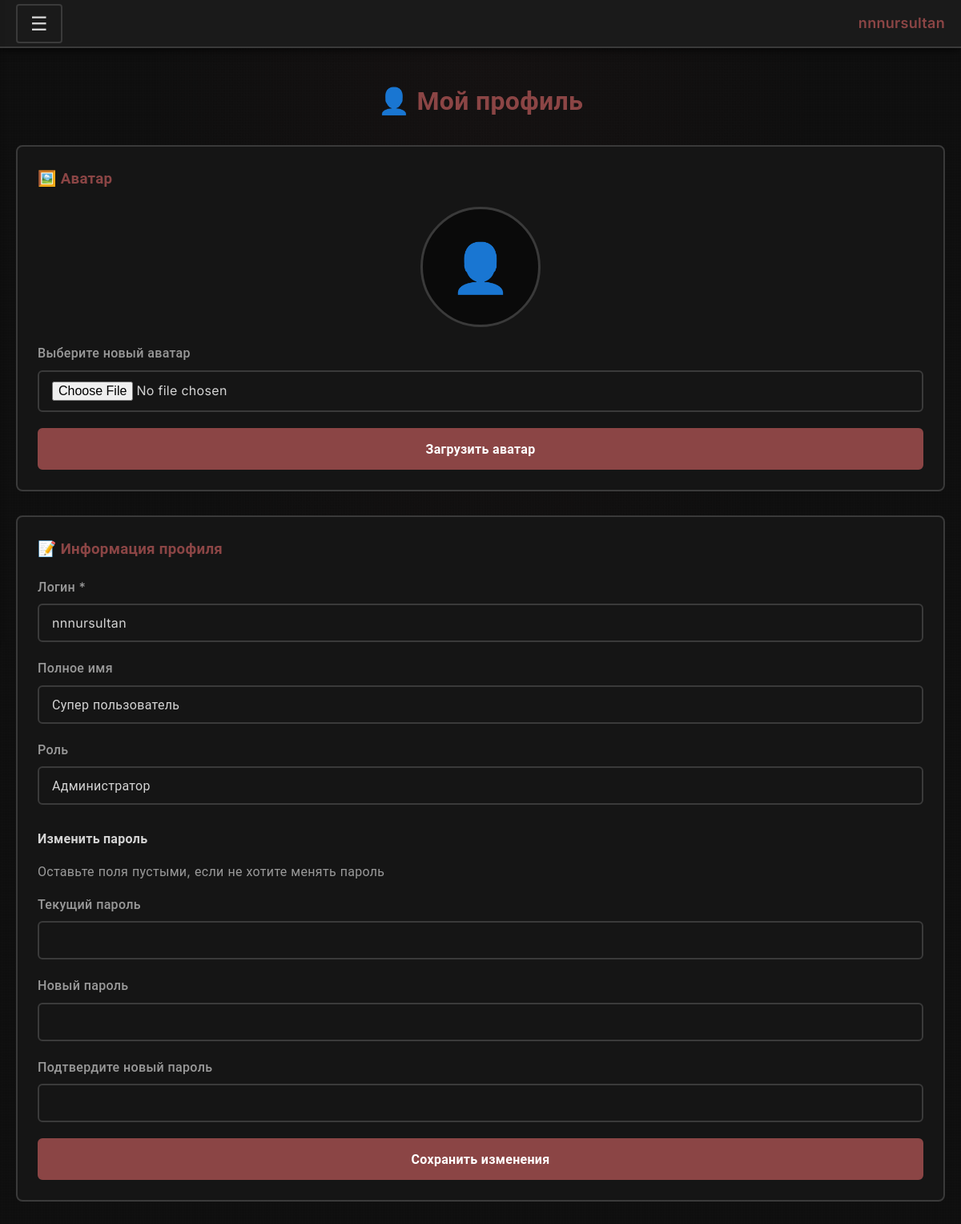
The app's page /profile.php (signed in) with its own data.
### tables this page shows
CREATE TABLE IF NOT EXISTS users (
  id INT AUTO_INCREMENT PRIMARY KEY,
  username VARCHAR(100) UNIQUE NOT NULL,
  password VARCHAR(255) NOT NULL,
  full_name VARCHAR(150) DEFAULT '',
  avatar VARCHAR(255) DEFAULT '',
  role ENUM('student', 'manager', 'admin') DEFAULT 'student',
  created_at TIMESTAMP DEFAULT CURRENT_TIMESTAMP
);

### profile.php (the view, shortened to what this page needs)
<?php
require_once 'db.php';
$user_id = $_SESSION['user_id'];
$stmt = $pdo->prepare("SELECT * FROM users WHERE id = ?");
$stmt->execute([$user_id]);
$user = $stmt->fetch();
include 'includes/header.php';
?>
<div class="page-content">
    <h2 class="page-title">👤 Мой профиль</h2>
    <div class="admin-sections">
        <div class="admin-section">
            <h3>🖼️ Аватар</h3>
            <div style="text-align: center; margin-bottom: 20px;">
                <?php
                $avatar_path = 'assets/avatars/' . $user['avatar'];
                $avatar_exists = !empty($user['avatar']) && file_exists(__DIR__ . '/' . $avatar_path);
                ?>
                <?php if ($avatar_exists): ?>
                    <img src="<?php echo htmlspecialchars($avatar_path); ?>?v=<?php echo time(); ?>"
                         alt="Avatar"
                         style="width: 150px; height: 150px; border-radius: 50%; object-fit: cover; border: 3px solid var(--accent-primary);">
                <?php else: ?>
                    <div style="width: 150px; height: 150px; border-radius: 50%; background: var(--bg-dark); border: 3px solid var(--border-sketch); display: flex; align-items: center; justify-content: center; margin: 0 auto; font-size: 60px;">
                        👤
                    </div>
                <?php endif; ?>
            </div>
            <form method="POST" enctype="multipart/form-data" class="admin-form">
                <div class="form-group">
                    <label for="avatar">Выберите новый аватар</label>
                    <input type="file" name="avatar" id="avatar" accept="image/*" required>
                </div>
                <button type="submit" class="btn-primary">Загрузить аватар</button>
            </form>
        </div>
        <div class="admin-section">
            <h3>📝 Информация профиля</h3>
            <form method="POST" class="admin-form">
                <div class="form-group">
                    <label for="username">Логин *</label>
                    <input type="text" name="username" id="username"
                           value="<?php echo htmlspecialchars($user['username']); ?>"
                           required minlength="3" maxlength="50">
                </div>
                <div class="form-group">
                    <label for="full_name">Полное имя</label>
                    <input type="text" name="full_name" id="full_name"
                           value="<?php echo htmlspecialchars($user['full_name']); ?>"
                           maxlength="100">
                </div>
                <div class="form-group">
                    <label>Роль</label>
                    <input type="text" value="<?php echo $user['role'] === 'admin' ? 'Администратор' : ($user['role'] === 'manager' ? 'Менеджер' : 'Студент'); ?>" disabled>
                </div>
                <h4 style="margin-top: 30px; margin-bottom: 15px;">Изменить пароль</h4>
                <p style="color: var(--text-secondary); margin-bottom: 15px;">Оставьте поля пустыми, если не хотите менять пароль</p>
                <div class="form-group">
                    <label for="current_password">Текущий пароль</label>
                    <input type="password" name="current_password" id="current_password">
                </div>
                <div class="form-group">
                    <label for="new_password">Новый пароль</label>
                    <input type="password" name="new_password" id="new_password" minlength="4">
                </div>
                <div class="form-group">
                    <label for="confirm_password">Подтвердите новый пароль</label>
                    <input type="password" name="confirm_password" id="confirm_password" minlength="4">
                </div>
                <button type="submit" class="btn-primary">Сохранить изменения</button>
            </form>
        </div>
    </div>
</div>
<?php include 'includes/footer.php'; ?>

### assets/style.css (style rules this page uses)
:root { --bg-dark: #0a0a0a; --bg-paper: #1a1a1a; --bg-card: #151515; --border-sketch: #3a3a3a; --text-primary: #d4d4d4; --text-secondary: #9a9a9a; --text-muted: #666666; --accent-primary: #8b4545; --accent-danger: #d63031; --accent-warning: #c44d4d; --accent-red: #a83232; --sketch-shadow: rgba(0, 0, 0, 0.7); }
* { margin: 0; padding: 0; box-sizing: border-box; }
body { font-family: 'Inter', 'Roboto', sans-serif; background-color: var(--bg-dark); background-image: repeating-linear-gradient(0deg, transparent, transparent 1px, rgba(255,255,255,.02) 1px, rgba(255,255,255,.02) 2px), repeating-linear-gradient(90deg, transparent, transparent 1px, rgba(255,255,255,.02) 1px, rgba(255,255,255,.02) 2px), radial-gradient(ellipse at top, rgba(139, 69, 69, 0.05) 0%, transparent 50%); color: var(--text-primary); line-height: 1.6; min-height: 100vh; }
body, h1, h2, h3, h4, h5, h6, .auth-title, .logo, input, select, textarea, button { font-family: 'Inter', 'Roboto', sans-serif !important; letter-spacing: 0.3px; }
h1, h2, h3, .auth-title, .logo { font-weight: 600; }
.form-group { margin-bottom: 20px; }
.form-group label { display: block; margin-bottom: 8px; color: var(--text-secondary); font-weight: 500; }
.form-group input, .form-group select, .form-group textarea { width: 100%; padding: 12px 16px; background: var(--bg-card); border: 2px solid var(--border-sketch); border-radius: 6px; color: var(--text-primary); font-size: 16px; transition: all 0.3s ease; }
.btn-primary { width: 100%; padding: 14px 24px; background: var(--accent-primary); color: #fff; border: 2px solid var(--accent-primary); border-radius: 6px; font-size: 16px; font-weight: 600; cursor: pointer; transition: all 0.3s ease; }
.page-content { padding: 20px 0; }
.page-title { font-size: 32px; margin-bottom: 30px; color: var(--accent-primary); text-align: center; }
.admin-sections { display: grid; gap: 30px; }
.admin-section { background: var(--bg-card); border: 2px solid var(--border-sketch); border-radius: 8px; padding: 25px; }
.admin-section h3 { margin-bottom: 20px; color: var(--accent-primary); }

### records on screen
users: username "nnnursultan", full_name "Супер пользователь", role "Администратор"

### other values on screen
$_SESSION['username'] "nnnursultan"
